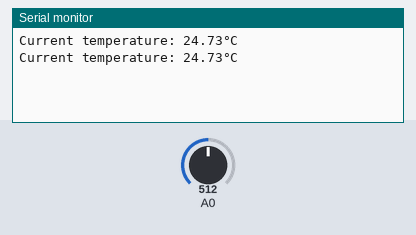
A sketch run on a simulated Arduino Uno, built with avr-gcc and run on an emulated ATmega328P. On the bench: the last lines printed to the serial monitor. Inputs (shaded band) come from the test bench; at power-on: A0 = 512.

Above: at 2.8 s.
2.9 s: A0 set to 716
At 5.2 s:
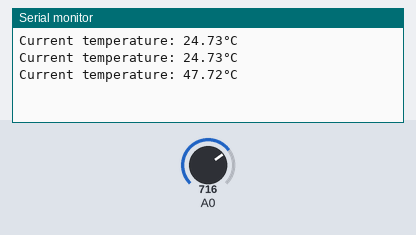
5.6 s: A0 set to 900
At 6.7 s:
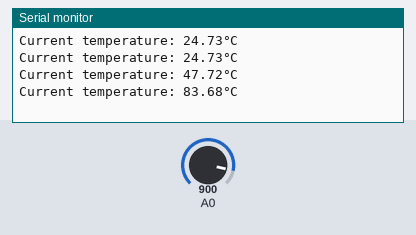
Timing chart, 0 to 8.6 s (numbered marks = the images above; inputs shaded):
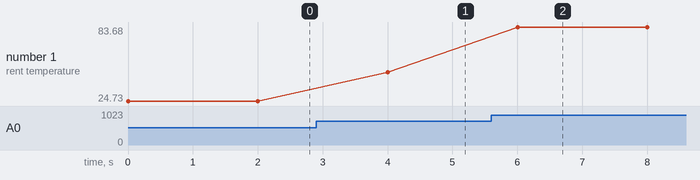

The sketch:

Thermistor103_ExampleCode.ino
```cpp
//////////////////////////////////
// Example Code for:
// 103 Thermistor (10k and 100k versions)
// by Stephen Miller & circuitbasics.com
// http://www.github.com/stephenMiller04/SUArduinoCollection
// Last modification: 2017.09.19 14:30
//////////////////////////////////

//Variables to compute the thermistor's temperature.
int Vo;
float R1 = 10000;
float logR2, R2, T;
float c1 = 1.009249522e-03, c2 = 2.378405444e-04, c3 = 2.019202697e-07;

void setup() {
  //We are going to display the temp in the serial console.
  //Or if you mastered the LCD tutorial, you can display it on your LCD :)
  Serial.begin(9600);
}

void loop() {
  //With this lines, we convert the raw 0-1024 numbers we get from the thermistor, to Celius or Fahrenheit
  Vo = analogRead(A0);
  //In this tutorial I connected the Thermistor to the Analog Pin 0
  //You can change it, but make sure you use the Thermistor in Analog pins!
  R2 = R1 * (1023.0 / (float)Vo - 1.0);
  logR2 = log(R2);
  T = (1.0 / (c1 + c2*logR2 + c3*logR2*logR2*logR2));
  T = T - 273.15;
  //T = (T * 9.0)/ 5.0 + 32.0; //Remove the comment from here if you want the temperature in Fahrenheit

  Serial.print("Current temperature: ");
  Serial.print(T); //"T" is the final temperature variable, we need to display this to the console/LCD
  Serial.println("°C");
  //Serial.println("°F"); //comment out the upper Celsius line if you use Fahrenheit
  delay(2000);
}
```

Measured:
- after the input at 2.9 s, the serial monitor: prints a new line after 1.1 s (image 1)
- after the input at 5.6 s, the serial monitor: prints a new line after 0.40 s (image 2)
- plotted number 1: 24.73 → 47.72 after the input at 2.9 s, 47.72 → 83.68 after the input at 5.6 s
